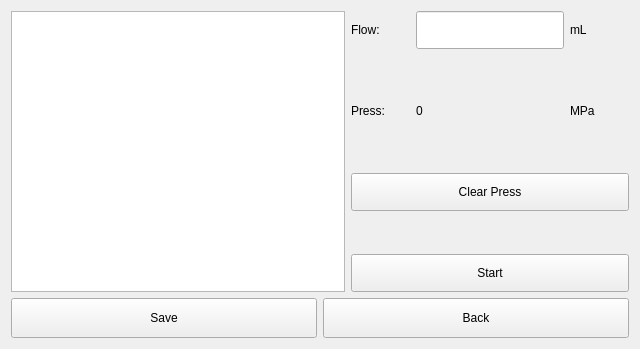
<?xml version="1.0" encoding="UTF-8"?>
<ui version="4.0">
 <class>PressFixPageClass</class>
 <widget class="QWidget" name="PressFixPageClass">
  <property name="geometry">
   <rect>
    <x>0</x>
    <y>0</y>
    <width>640</width>
    <height>349</height>
   </rect>
  </property>
  <property name="windowTitle">
   <string>Form</string>
  </property>
  <layout class="QGridLayout" name="gridLayout">
   <item row="0" column="0">
    <layout class="QVBoxLayout" name="verticalLayout_2" stretch="7,1">
     <item>
      <layout class="QHBoxLayout" name="horizontalLayout_4" stretch="6,5">
       <item>
        <widget class="TableCtrl" name="tableView"/>
       </item>
       <item>
        <layout class="QVBoxLayout" name="verticalLayout" stretch="1,1,1,1,1,1,1">
         <property name="spacing">
          <number>6</number>
         </property>
         <item>
          <layout class="QHBoxLayout" name="horizontalLayout_3" stretch="2,5,2">
           <item>
            <widget class="QLabel" name="label">
             <property name="sizePolicy">
              <sizepolicy hsizetype="Expanding" vsizetype="Expanding">
               <horstretch>0</horstretch>
               <verstretch>0</verstretch>
              </sizepolicy>
             </property>
             <property name="text">
              <string>Flow:</string>
             </property>
            </widget>
           </item>
           <item>
            <widget class="EditCtrl" name="flowEdit">
             <property name="sizePolicy">
              <sizepolicy hsizetype="Expanding" vsizetype="Expanding">
               <horstretch>0</horstretch>
               <verstretch>0</verstretch>
              </sizepolicy>
             </property>
            </widget>
           </item>
           <item>
            <widget class="QLabel" name="label_3">
             <property name="sizePolicy">
              <sizepolicy hsizetype="Expanding" vsizetype="Expanding">
               <horstretch>0</horstretch>
               <verstretch>0</verstretch>
              </sizepolicy>
             </property>
             <property name="text">
              <string>mL</string>
             </property>
            </widget>
           </item>
          </layout>
         </item>
         <item>
          <spacer name="verticalSpacer">
           <property name="orientation">
            <enum>Qt::Vertical</enum>
           </property>
           <property name="sizeHint" stdset="0">
            <size>
             <width>20</width>
             <height>40</height>
            </size>
           </property>
          </spacer>
         </item>
         <item>
          <layout class="QHBoxLayout" name="horizontalLayout_2" stretch="2,5,2">
           <item>
            <widget class="QLabel" name="label_2">
             <property name="sizePolicy">
              <sizepolicy hsizetype="Expanding" vsizetype="Expanding">
               <horstretch>0</horstretch>
               <verstretch>0</verstretch>
              </sizepolicy>
             </property>
             <property name="text">
              <string>Press:</string>
             </property>
            </widget>
           </item>
           <item>
            <widget class="QLabel" name="pressLbl">
             <property name="sizePolicy">
              <sizepolicy hsizetype="Expanding" vsizetype="Expanding">
               <horstretch>0</horstretch>
               <verstretch>0</verstretch>
              </sizepolicy>
             </property>
             <property name="text">
              <string>0</string>
             </property>
            </widget>
           </item>
           <item>
            <widget class="QLabel" name="label_4">
             <property name="sizePolicy">
              <sizepolicy hsizetype="Expanding" vsizetype="Expanding">
               <horstretch>0</horstretch>
               <verstretch>0</verstretch>
              </sizepolicy>
             </property>
             <property name="text">
              <string>MPa</string>
             </property>
            </widget>
           </item>
          </layout>
         </item>
         <item>
          <spacer name="verticalSpacer_2">
           <property name="orientation">
            <enum>Qt::Vertical</enum>
           </property>
           <property name="sizeHint" stdset="0">
            <size>
             <width>20</width>
             <height>40</height>
            </size>
           </property>
          </spacer>
         </item>
         <item>
          <widget class="BtnCtrl" name="clearBtn">
           <property name="sizePolicy">
            <sizepolicy hsizetype="Expanding" vsizetype="Expanding">
             <horstretch>0</horstretch>
             <verstretch>0</verstretch>
            </sizepolicy>
           </property>
           <property name="maximumSize">
            <size>
             <width>16777215</width>
             <height>16777215</height>
            </size>
           </property>
           <property name="text">
            <string>Clear Press</string>
           </property>
          </widget>
         </item>
         <item>
          <spacer name="verticalSpacer_3">
           <property name="orientation">
            <enum>Qt::Vertical</enum>
           </property>
           <property name="sizeHint" stdset="0">
            <size>
             <width>20</width>
             <height>40</height>
            </size>
           </property>
          </spacer>
         </item>
         <item>
          <widget class="BtnCtrl" name="startBtn">
           <property name="sizePolicy">
            <sizepolicy hsizetype="Expanding" vsizetype="Expanding">
             <horstretch>0</horstretch>
             <verstretch>0</verstretch>
            </sizepolicy>
           </property>
           <property name="text">
            <string>Start</string>
           </property>
          </widget>
         </item>
        </layout>
       </item>
      </layout>
     </item>
     <item>
      <layout class="QHBoxLayout" name="horizontalLayout" stretch="1,1">
       <item>
        <widget class="BtnCtrl" name="saveBtn">
         <property name="sizePolicy">
          <sizepolicy hsizetype="Expanding" vsizetype="Expanding">
           <horstretch>0</horstretch>
           <verstretch>0</verstretch>
          </sizepolicy>
         </property>
         <property name="text">
          <string>Save</string>
         </property>
        </widget>
       </item>
       <item>
        <widget class="BtnCtrl" name="backBtn">
         <property name="sizePolicy">
          <sizepolicy hsizetype="Expanding" vsizetype="Expanding">
           <horstretch>0</horstretch>
           <verstretch>0</verstretch>
          </sizepolicy>
         </property>
         <property name="text">
          <string>Back</string>
         </property>
        </widget>
       </item>
      </layout>
     </item>
    </layout>
   </item>
  </layout>
 </widget>
 <customwidgets>
  <customwidget>
   <class>BtnCtrl</class>
   <extends>QPushButton</extends>
   <header>btnctrl.h</header>
  </customwidget>
  <customwidget>
   <class>EditCtrl</class>
   <extends>QLineEdit</extends>
   <header>editctrl.h</header>
  </customwidget>
  <customwidget>
   <class>TableCtrl</class>
   <extends>QTableView</extends>
   <header>tablectrl.h</header>
  </customwidget>
 </customwidgets>
 <resources/>
 <connections/>
</ui>
